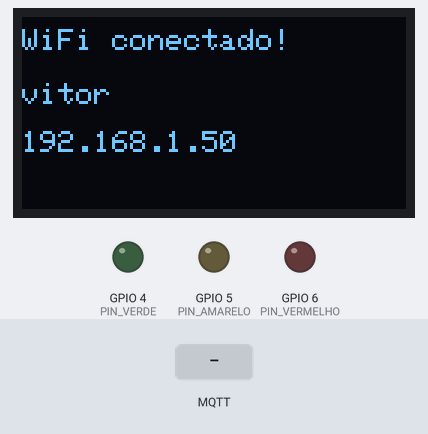
A sketch run on a simulated ESP32-S3. Shown: 128×64 one-colour display, output pins drawn as LEDs (lit = HIGH). Inputs (shaded band) come from the test bench. WiFi joins after 1.5 s; servers stay silent unless stated; no MQTT or app messages arrive unless stated; what the sketch prints to the serial monitor is not drawn.

Above: at 2.7 s.
At 6.9 s:
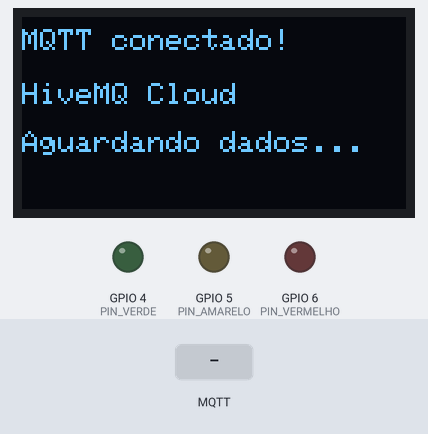
7.0 s: MQTT message "alternado" arrives on the third subscribed topic
At 7.7 s:
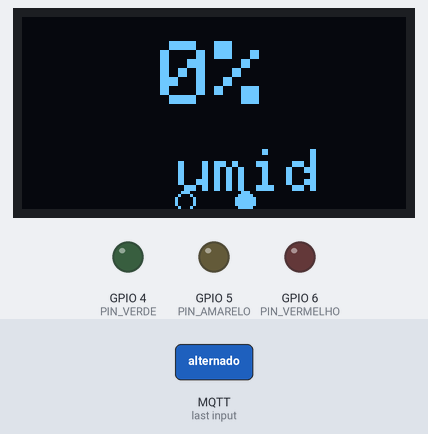
At 9.8 s:
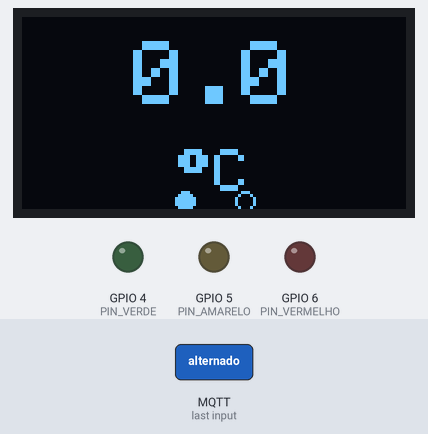
10.0 s: MQTT message "alternado" arrives on the second subscribed topic
13.0 s: MQTT message "conforto" arrives on the second subscribed topic
Timing chart, 0 to 16.0 s (numbered marks = the images above; inputs shaded):
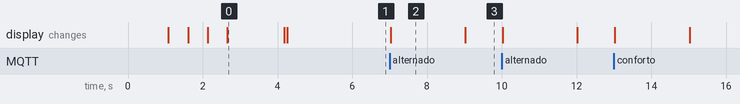

Measured:
- after the input at 7.0 s, the display: changes at once (image 2)
- what the display in image 0 shows lasts 1.5 s, from 2.7 s to 4.2 s
- what the display in image 2 shows lasts 2.0 s, from 7.0 s to 9.0 s

The sketch:

mqtt_esp32s3.ino
```cpp
#include <WiFi.h>
#include <WiFiClientSecure.h>
#include <PubSubClient.h>
#include <ArduinoJson.h>
#include <Wire.h>
#include <Adafruit_GFX.h>
#include <Adafruit_SSD1306.h>

const char* ssid        = "vitor";
const char* password    = "capellinho";
const char* mqtt_server = "7e3b86210c2447adad0a3f82c88aed28.s1.eu.hivemq.cloud";
const int   mqtt_port   = 8883;
const char* mqtt_user   = "vitor";
const char* mqtt_pass   = "Vitor123";

const int PIN_VERDE    = 4;
const int PIN_AMARELO  = 5;
const int PIN_VERMELHO = 6;

Adafruit_SSD1306 display(128, 64, &Wire, -1);
WiFiClientSecure espClient;
PubSubClient mqtt(espClient);

String designAtual   = "alternado";
float  ultimaTemp    = 0.0;
float  ultimaUmi     = 0.0;
float  ultimaHI      = 0.0;
String ultimoNivel   = "conforto";
bool   dadosRecebidos = false;

bool     mostrandoTemp = true;
unsigned long tAlternado = 0;

// ── Helpers de tela de status ─────────────────────────────────────────────

void oledStatus(String linha1, String linha2 = "", String linha3 = "") {
  display.clearDisplay();
  display.setTextColor(SSD1306_WHITE);

  // Linha 1 — destaque (size 1, negrito simulado)
  display.setTextSize(1);
  display.setCursor(0, 4);
  display.print(linha1);

  if (linha2.length() > 0) {
    display.setCursor(0, 22);
    display.print(linha2);
  }

  if (linha3.length() > 0) {
    display.setCursor(0, 38);
    display.print(linha3);
  }

  // Rodapé fixo
  //display.drawLine(0, 56, 127, 56, SSD1306_WHITE);
  //display.setCursor(0, 58);
  //display.setTextSize(1);
  //display.print("ClimaMonitor v2");

  display.display();
}

void oledStatusAnimado(String titulo, String detalhe, int pontos) {
  // Exibe título + detalhe + "..." animado
  String anim = "";
  for (int i = 0; i < (pontos % 4); i++) anim += ".";

  display.clearDisplay();
  display.setTextColor(SSD1306_WHITE);

  display.setTextSize(1);
  display.setCursor(0, 4);
  display.print(titulo);

  display.setTextSize(1);
  display.setCursor(0, 20);
  display.print(detalhe);

  display.setCursor(0, 34);
  display.print("Aguardando" + anim);

  //display.drawLine(0, 56, 127, 56, SSD1306_WHITE);
  //display.setCursor(0, 58);
  //display.print("ClimaMonitor v2");

  display.display();
}

// ── Conectar WiFi com status no OLED ─────────────────────────────────────

void conectarWiFi() {
  WiFi.begin(ssid, password);
  int tentativas = 0;

  while (WiFi.status() != WL_CONNECTED) {
    oledStatusAnimado("Conectando WiFi", String(ssid), tentativas);
    delay(500);
    tentativas++;
    Serial.print(".");
  }

  Serial.println("\nWi-Fi OK: " + WiFi.localIP().toString());

  // Tela de confirmação WiFi
  oledStatus(
    "WiFi conectado!",
    String(ssid),
    WiFi.localIP().toString()
  );
  delay(1500);
}

// ── Reconexão MQTT com status no OLED ────────────────────────────────────

void reconnect() {
  int tentativas = 0;

  while (!mqtt.connected()) {
    // Verifica WiFi primeiro
    if (WiFi.status() != WL_CONNECTED) {
      oledStatus("WiFi perdido!", "Reconectando...");
      WiFi.reconnect();
      int w = 0;
      while (WiFi.status() != WL_CONNECTED) {
        delay(500); w++;
        oledStatusAnimado("Reconectando WiFi", String(ssid), w);
      }
      oledStatus("WiFi reconectado!", String(ssid), WiFi.localIP().toString());
      delay(1000);
    }

    // Tenta MQTT
    oledStatusAnimado(
      "Conectando MQTT",
      "HiveMQ Cloud",
      tentativas
    );

    Serial.print("Conectando HiveMQ...");

    if (mqtt.connect("esp32_leds", mqtt_user, mqtt_pass)) {
      Serial.println(" OK");
      mqtt.subscribe("leds/comando");
      mqtt.subscribe("oled/design");
      mqtt.subscribe("oled/dados");
      mqtt.publish("leds/status", "{\"online\":true}", true);

      // Tela de sucesso MQTT
      oledStatus(
        "MQTT conectado!",
        "HiveMQ Cloud",
        "Aguardando dados..."
      );
      delay(1500);

    } else {
      Serial.print(" falhou rc="); Serial.println(mqtt.state());
      tentativas++;

      String erro = "rc=" + String(mqtt.state());
      oledStatus("MQTT falhou", erro, "Tentando novamente...");
      delay(3000);
    }
  }
}

// ── Designs do OLED ───────────────────────────────────────────────────────

void oledAlternado() {
  if (millis() - tAlternado < 2000) return;
  tAlternado = millis();
  mostrandoTemp = !mostrandoTemp;

  display.clearDisplay();
  display.setTextColor(SSD1306_WHITE);

  String valor = mostrandoTemp
    ? String(ultimaTemp, 1)
    : String(ultimaUmi, 0) + "%";

  display.setTextSize(3);
  int16_t bx, by; uint16_t bw, bh;
  display.getTextBounds(valor.c_str(), 0, 0, &bx, &by, &bw, &bh);
  display.setCursor((128 - bw) / 2, 8);
  display.print(valor);

  display.setTextSize(2);
  display.getTextBounds("XX", 0, 0, &bx, &by, &bw, &bh);
  display.setCursor((128 - bw) / 2, 44);
  if (mostrandoTemp) {
    display.print((char)247); display.print("C");
  } else {
    display.print("umid");
  }

  display.fillCircle(54, 61, 3, mostrandoTemp  ? SSD1306_WHITE : SSD1306_BLACK);
  display.drawCircle(54, 61, 3, SSD1306_WHITE);
  display.fillCircle(74, 61, 3, !mostrandoTemp ? SSD1306_WHITE : SSD1306_BLACK);
  display.drawCircle(74, 61, 3, SSD1306_WHITE);

  display.display();
}

void oledConforto() {
  display.clearDisplay();
  display.setTextColor(SSD1306_WHITE);

  display.setTextSize(3);
  display.setCursor(0, 2);
  display.print(ultimaTemp, 1);
  display.print((char)247);
  display.print("C");

  display.setTextSize(2);
  display.setCursor(0, 30);
  display.print("Umid:");
  display.print(ultimaUmi, 0);
  display.print("%");

  display.drawLine(0, 48, 127, 48, SSD1306_WHITE);

  String nivel = "CONFORTO";
  if      (ultimaHI >= 54) nivel = "PERIGO EXT";
  else if (ultimaHI >= 41) nivel = "PERIGO";
  else if (ultimaHI >= 32) nivel = "CAUT.EXT.";
  else if (ultimaHI >= 27) nivel = "CAUTELA";

  display.setTextSize(1);
  int16_t bx, by; uint16_t bw, bh;
  display.getTextBounds(nivel.c_str(), 0, 0, &bx, &by, &bw, &bh);
  display.setCursor((128 - bw) / 2, 55);
  display.print(nivel);

  display.display();
}

void oledBarra() {
  display.clearDisplay();
  display.setTextColor(SSD1306_WHITE);

  display.setTextSize(2);
  display.setCursor(0, 4);
  display.print(ultimaTemp, 1);
  display.print((char)247);
  display.print("C");

  display.setCursor(0, 26);
  display.print(ultimaUmi, 0);
  display.print("% umid");

  int barraW = (int)((ultimaUmi / 100.0) * 116);
  display.drawRect(4, 48, 120, 10, SSD1306_WHITE);
  display.fillRect(4, 48, barraW, 10, SSD1306_WHITE);

  display.setTextSize(1);
  display.setCursor(4,  59); display.print("0");
  display.setCursor(109, 59); display.print("100");

  display.display();
}

void atualizarOled() {
  if (!dadosRecebidos) return; // não desenha dados se ainda não recebeu nada
  if      (designAtual == "alternado") oledAlternado();
  else if (designAtual == "conforto")  { oledConforto(); delay(2000); }
  else if (designAtual == "barra")     { oledBarra();    delay(2000); }
}

// ── Callback MQTT ─────────────────────────────────────────────────────────

void callback(char* topic, byte* payload, unsigned int length) {
  String msg;
  for (unsigned int i = 0; i < length; i++) msg += (char)payload[i];

  StaticJsonDocument<256> doc;
  deserializeJson(doc, msg);
  String t = String(topic);

  if (t == "leds/comando") {
    String led = doc["led"] | "off";
    digitalWrite(PIN_VERDE,    led == "verde"    ? HIGH : LOW);
    digitalWrite(PIN_AMARELO,  led == "amarelo"  ? HIGH : LOW);
    digitalWrite(PIN_VERMELHO, led == "vermelho" ? HIGH : LOW);
  }

  if (t == "oled/design") {
    designAtual = String(doc["design"] | "alternado");
    tAlternado  = 0;
    if (dadosRecebidos && designAtual != "alternado") atualizarOled();
  }

  if (t == "oled/dados") {
    ultimaTemp    = doc["temperatura"] | 0.0f;
    ultimaUmi     = doc["umidade"]     | 0.0f;
    ultimaHI      = doc["heat_index"]  | 0.0f;
    ultimoNivel   = String(doc["nivel"] | "conforto");
    dadosRecebidos = true; // libera os designs
    tAlternado    = 0;
    if (designAtual != "alternado") atualizarOled();
  }
}

// ── Setup / Loop ──────────────────────────────────────────────────────────

void setup() {
  Serial.begin(115200);
  pinMode(PIN_VERDE,    OUTPUT);
  pinMode(PIN_AMARELO,  OUTPUT);
  pinMode(PIN_VERMELHO, OUTPUT);

  // Inicializa OLED
  if (!display.begin(SSD1306_SWITCHCAPVCC, 0x3C)) {
    Serial.println("OLED nao encontrado");
    while (true); // trava se não achar o OLED
  }

  // Tela de boot
  oledStatus("Vitor Capelli", "ESP32 #3", "Iniciando...");
  delay(1000);

  // Conecta WiFi com feedback no OLED
  conectarWiFi();

  // Configura MQTT
  espClient.setInsecure();
  mqtt.setServer(mqtt_server, mqtt_port);
  mqtt.setCallback(callback);

  // Conecta MQTT com feedback no OLED
  reconnect();
}

void loop() {
  if (!mqtt.connected()) reconnect();
  mqtt.loop();
  atualizarOled();
}
```
